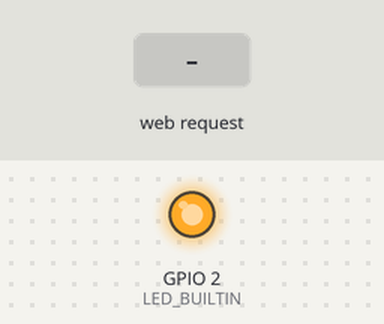
This sketch was run on a simulated ESP8266 (NodeMCU). Parts: output pins drawn as LEDs (lit = HIGH, except the on-board LED, lit = LOW). The test bench sets the inputs (shaded band). WiFi joins after 1.5 s; servers stay silent unless stated; what the sketch prints to the serial monitor is not drawn.

Above: at 5.7 s.
5.8 s: HTTP request GET /LED_BUILTIN_on received
At 6.7 s:
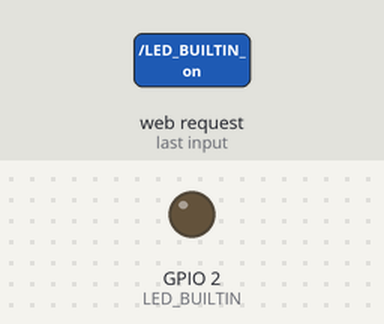
7.3 s: HTTP request GET /LED_BUILTIN_off received
At 7.8 s:
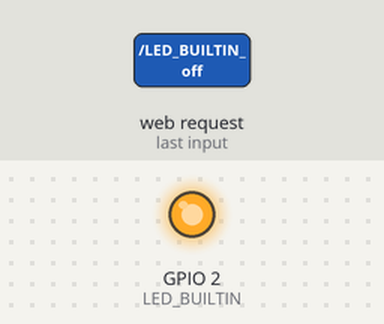
8.8 s: HTTP request GET /LED_BUILTIN_on?pass=1 received
At 10.0 s:
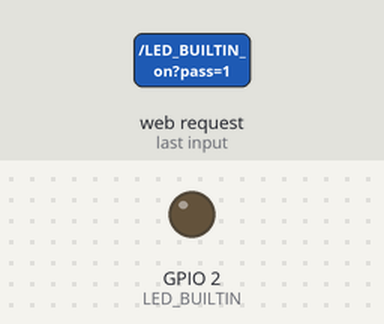
10.3 s: HTTP request GET /LED_BUILTIN_off?pass=1 received
At 11.3 s:
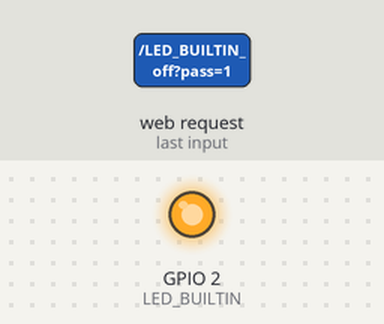
Timing chart, 0 to 12.8 s (numbered marks = the images above; inputs shaded):
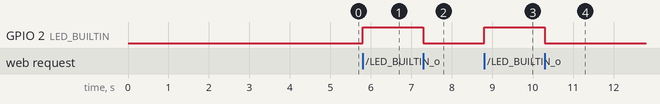

Measured:
- after the input at 5.8 s, GPIO 2 (LED_BUILTIN): LOW → HIGH at once
- after the input at 7.3 s, GPIO 2 (LED_BUILTIN): HIGH → LOW at once
- after the input at 8.8 s, GPIO 2 (LED_BUILTIN): LOW → HIGH at once
- after the input at 10.3 s, GPIO 2 (LED_BUILTIN): HIGH → LOW at once

The sketch:

esp8266.ino
```cpp
#include <ESP8266WiFi.h>
#include <WiFiClient.h>
#include <ESP8266WebServer.h>

/* Set these to your desired credentials. */
const char *ssid = "DUNGMINH"; //Enter your WIFI ssid
const char *password = "dungminh"; //Enter your WIFI password

ESP8266WebServer server(80);

void handleRoot() {
 server.send(200, "text/html", "<form action=\"/LED_BUILTIN_on\" method=\"get\" id=\"form1\">"
 "</form><button type=\"submit\" form=\"form1\" value=\"On\">On</button>"
 "<form action=\"/LED_BUILTIN_off\" method=\"get\" id=\"form2\">"
 "</form>"
 "<button type=\"submit\" form=\"form2\" value=\"Off\">Off</button>");
}

void handleSave() {
 if (server.arg("pass") != "") {
   Serial.println(server.arg("pass"));
 }
}

void setup() {
 pinMode(LED_BUILTIN, OUTPUT);
 delay(3000);
 Serial.begin(115200);
 Serial.println();
 Serial.print("Configuring access point...");
 WiFi.begin(ssid, password);
 while (WiFi.status() != WL_CONNECTED) {
   delay(500);
   Serial.print(".");
 }
 Serial.println("");
 Serial.println("WiFi connected");
 Serial.println("IP address: ");
 Serial.println(WiFi.localIP());
 server.on ( "/", handleRoot );
 server.on ("/save", handleSave);
 server.begin();
 Serial.println ( "HTTP server started" );

 server.on("/LED_BUILTIN_on", []() {
   digitalWrite(LED_BUILTIN, 1);
   Serial.println("on");
   handleRoot();
 });

 server.on("/LED_BUILTIN_off", []() {
   digitalWrite(LED_BUILTIN, 0);
   Serial.println("off");
   handleRoot();
 });
}
void loop() {
 server.handleClient();
}
```
